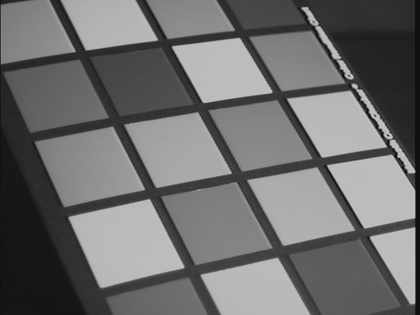
%> input picture HW1_Image Filtering and Hough Transform/data/img01.jpg, 420 x 315 px, shrunk from 640 x 480 before the run; its folder holds only this picture in this run
$ octave houghScript.m   (GNU Octave 9; MATLAB toolbox functions it lacks are replaced by stand-ins)
%> lines starting %> are read from the running program, lines starting %| are printed output that depends on the picture; in (x1, y1, x2, y2) boxes, pixels count from 0 and x2, y2 are one past the last pixel; in counts of white or black regions, pixels touching at a corner belong together; the program's own positions count from 1
### HW1_Image Filtering and Hough Transform/matlab/myImageFilter.m
function [img1] = myImageFilter(img0, h)

    % uncomment to compare to your implementation
    % img1 = conv2(img0, h);

    [img_x, img_y] = size(img0);

    % mirror the filter
    h_rot = rot90(h,2);
    [h_x, h_y] = size(h_rot);


    % padding input image by repeating border elements of array
    center = floor((size(h)-1)/2);
    pad_img0 = padarray(img0,[center(1), center(2)],'replicate');
    % or zero padding
    % pad_img0 = padarray(img0,[center(1), center(2)],0,'both');

    % compute convolution by vectorization
    % Matrix multiplication instead of loops by columnizing
    img_col = im2col(pad_img0, [h_x, h_y]);
    h_col = h_rot(:);
    h_col_rep= repmat(h_col, [1,size(img_col,2)]);
    out = sum(img_col .* h_col_rep);
    img1 = reshape(out, [img_x, img_y]);


    % [12 lines of commented-out code are left out]

end

### HW1_Image Filtering and Hough Transform/matlab/myEdgeFilter.m
function [img1] = myEdgeFilter(img0, sigma)

    % uncomment to compare to your implementation
    % img1 = edge(img0, 'Canny');


    % smoothing filter
    hsize = 2 * ceil(3 * sigma) + 1;
    gaussian_filter = fspecial('gaussian', hsize, sigma);
    % smooth out the image
    smooth_img = myImageFilter(img0, gaussian_filter);

    % Sobel filters
    vertical_sobel_filter = fspecial('sobel');
    horizontal_sobel_filter = transpose(vertical_sobel_filter);

    % finding image gradients in x and y directions
    imgx = myImageFilter(smooth_img, horizontal_sobel_filter);
    imgy = myImageFilter(smooth_img, vertical_sobel_filter);

    % gradient magnitude
    magnitude = sqrt(imgx.^2 + imgy.^2);


    % check thick edges results
    % figure;
    % imshow(magnitude, [min(min(magnitude)) max(max(magnitude))]);

    % Try to extract thin edges that have a single pixel width by
    % non-maximum suppression

    % gradient direction in degrees
    % https://www.mathworks.com/help/matlab/ref/atan2d.html
    direction = atan2d(imgy,imgx);


    % 0 and 180 degree -> 0
    % 45 and -135 degree -> 1
    % 90 and -90 degree -> 2
    % 135 and -45 degree -> 3
    direction = round(direction/45);
    direction(direction < 0) = direction(direction < 0) + 4;
    direction( direction == 4) = 0;


    % non-maximum suppression
    % move a 3 × 3  filter over the image
    % r and l are two directions in each angle
    filter_0_r = [0  0  0;
                  0 -1  1;
                  0  0  0];

    filter_0_l = [0  0  0;
                  1 -1  0;
                  0  0  0];

    filter_45_r = [0  0  1;
                   0 -1  0;
                   0  0  0];

    filter_45_l = [0  0  0;
                   0 -1  0;
                   1  0  0];

    filter_90_r = [0  1  0;
                  0 -1  0;
                  0  0  0];

    filter_90_l = [0  0  0;
                   0 -1  0;
                   0  1  0];

    filter_135_r = [1  0  0;
                   0 -1  0;
                   0  0  0];

    filter_135_l = [0  0  0;
                   0 -1  0;
                   0  0  1];


    % compute gradient magnitude difference in each direction for every
    % point
    img_0_r = myImageFilter(magnitude, filter_0_r);
    img_0_l = myImageFilter(magnitude, filter_0_l);

    img_45_r = myImageFilter(magnitude, filter_45_r);
    img_45_l = myImageFilter(magnitude, filter_45_l);

    img_90_r = myImageFilter(magnitude, filter_90_r);
    img_90_l = myImageFilter(magnitude, filter_90_l);

    img_135_r = myImageFilter(magnitude, filter_135_r);
    img_135_l = myImageFilter(magnitude, filter_135_l);


    % index_i: store indexed where the angle equals to
    index_0 = (direction==0);
    index_45 = (direction==1);
    index_90 = (direction==2);
    index_135 = (direction==3);


    % we store maximum magnitude difference in every point based on the
    % relative direction
    NMS_img = zeros(size(magnitude));

    NMS_img(index_0) = max(img_0_r(index_0), img_0_l(index_0));
    NMS_img(index_45) = max(img_45_r(index_45), img_45_l(index_45));
    NMS_img(index_90) = max(img_90_r(index_90), img_90_l(index_90));
    NMS_img(index_135) = max(img_135_r(index_135), img_135_l(index_135));

    % if the maximum is negetive then keep the original value, else set its
    % value to zero
    img1 = zeros(size(magnitude));
    img1(NMS_img<0) = magnitude(NMS_img<0);


end


### HW1_Image Filtering and Hough Transform/matlab/myHoughTransform.m
function [H, rhoScale, thetaScale] = myHoughTransform(Im, threshold, rhoRes, thetaRes)
     Im(Im<threshold) = 0;
    % uncomment to compare to your implementation
    % [H, thetaScale, rhoScale] = hough(Im);
%     Im = flipud(Im);

    % Parameterize lines in terms of theta and rho such that
    % rho = x cos(theta) + y sin(theta)
    % 0 < theta < pi
    % -M < rho < M

    % M can be maximum equal to the diagonal of the image
    % sqrt(width^2 + height^2)
    [width, height] = size(Im);
    M = norm([width height]);
    % M = sqrt(img_x.^2 + img_y.^2);

    % Quantitize rho and theta
    rhoScale = -M:rhoRes:M;
    thetaScale = 0:thetaRes:pi;

    H = zeros(numel(rhoScale), numel(thetaScale));

    % Find indices and values of nonzero elements (find edge pixels)
    [x_index, y_index] = find(Im);


    % allocate space for the accumulator array and initialize to zero
      num_pixel_edge = numel(x_index);
      accumulator = zeros(num_pixel_edge, numel(thetaScale));

   % transform the image from [x,y] to [rho,theta]
    accumulator = y_index*cos(thetaScale)+x_index*sin(thetaScale);
    H = hist(accumulator, rhoScale);


end


### HW1_Image Filtering and Hough Transform/matlab/nonMaximalSuppression.m
function [NMS] = nonMaximalSuppression(X)

    % non-maximum suppression
    % move a 3 × 3  filter over the image

    filter_1 = [1  0  0;
                0 -1  0;
                0  0  0];

    filter_2 = [0  1  0;
                0 -1  0;
                0  0  0];

    filter_3 = [0  0  1;
                0 -1  0;
                0  0  0];

    filter_4 = [0  0  0;
                1 -1  0;
                0  0  0];

    filter_6 = [0  0  0;
                0 -1  1;
                0  0  0];

    filter_7 = [0  0  0;
                0 -1  0;
                1  0  0];

    filter_8 = [0  0  0;
                0 -1  0;
                0  1  0];

    filter_9 = [0  0  0;
                0 -1  0;
                0  0  1];

    % compute gradient magnitude difference in each direction for every
    % point
    X_1 = myImageFilter(X, filter_1);
    X_2 = myImageFilter(X, filter_2);
    X_3 = myImageFilter(X, filter_3);
    X_4 = myImageFilter(X, filter_4);
    X_6 = myImageFilter(X, filter_6);
    X_7 = myImageFilter(X, filter_7);
    X_8 = myImageFilter(X, filter_8);
    X_9 = myImageFilter(X, filter_9);

    NMS_X = zeros(size(X));

    NMS_X = max(X_1, X_2);
    NMS_X = max(NMS_X, X_3);
    NMS_X = max(NMS_X, X_4);
    NMS_X = max(NMS_X, X_6);
    NMS_X = max(NMS_X, X_7);
    NMS_X = max(NMS_X, X_8);
    NMS_X = max(NMS_X, X_9);


    % if the maximum is negetive then keep the original value, else set its
    % value to zero
    NMS = zeros(size(X));
    NMS(NMS_X<0) = X(NMS_X<0);

end

### HW1_Image Filtering and Hough Transform/matlab/myHoughLines.m
function [rhos, thetas] = myHoughLines(H, nLines)
    % uncomment to compare to your implementation
%     peaks = houghpeaks(H, nLines);
%     rhos = peaks(:,1);
%     thetas = peaks(:,2);


    rhos = zeros(nLines,1);
    thetas = zeros(nLines,1);

    nms_H = nonMaximalSuppression(H);

    % return the first n maxima
    for i = 1: nLines
        [x, y] = find(nms_H == max(max(nms_H)),1);
        rhos(i) = x;
        thetas(i) = y;
        nms_H(x, y) = -Inf;
    end


end


### HW1_Image Filtering and Hough Transform/matlab/drawLine.m
function [ img ] = drawLine( img, start, stop )

delta = 0.05 / norm(stop-start);

t = 0:delta:1;

x = start(1) + t * ( stop(1) - start(1) );
y = start(2) + t * ( stop(2) - start(2) );

if(ndims(img) == 2)
    img = repmat(img,[1 1 3]);
end

if (ischar(img))
    img = double(img) / 255;
end

x = round(x);
y = round(y);

idx = y + (x-1) * size(img,1);
img(idx) = 0;
img(idx +   size(img,1) * size(img,2)) = 1;
img(idx + 2*size(img,1) * size(img,2)) = 0;

end

### HW1_Image Filtering and Hough Transform/matlab/houghScript.m
clear;

datadir     = '../data';    %the directory containing the images % change it to '../ec/images' for ec
resultsdir  = '../results'; %the directory for dumping results % change it to '../ec/results' for ec

%parameters
sigma     = 2;
threshold = 0.13;
rhoRes    = 2;
thetaRes  = pi/90;
nLines    = 50;
%end of parameters

imglist = dir(sprintf('%s/*.jpg', datadir));

for i = 1:numel(imglist)

    %read in images%
    [path, imgname, dummy] = fileparts(imglist(i).name);
    img = imread(sprintf('%s/%s', datadir, imglist(i).name));
%> img is the input picture: size 315x420 uint8; min 6, max 207, mean 109.7

    if (ndims(img) == 3)
        img = rgb2gray(img);
    end

    img = double(img) / 255;
%> img: size 315x420 double

      % ________________________ Task2.1: Convolution _______________________

%      h = [0 -1 0;
%          -1 4 -1;
%          0 -1 0];
%
%      h = ones(11)/121;
%      h =fspecial('gaussian',11,4);
%
%
%      [img1] = myImageFilter(img, h);
%      fname = sprintf('%s/Convolution/Convolution_%s.png',resultsdir, imgname);
%      imwrite(img, fname);

      %actual Hough line code function calls%

      % ______________________ Task2.2: Edge Detection ______________________

      [Im] = myEdgeFilter(img, sigma);
%> in myEdgeFilter, `direction( direction == 4) = 0;`:
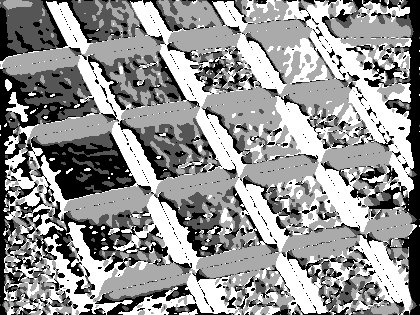
%> direction: size 315x420 double; min 0, max 3, mean 1.74; drawn with min black and max white
%> in myEdgeFilter, `index_0 = (direction==0);`:
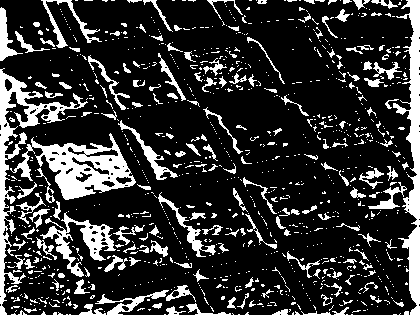
%> index_0: size 315x420 logical; 19.9% white; 1022 white regions (846 under 20 px), largest, box (x1, y1, x2, y2) and area: (10, 133, 136, 200) 3343, (393, 0, 420, 315) 3242, (0, 68, 88, 315) 3036
%> in myEdgeFilter, `index_45 = (direction==1);`: index_45: size 315x420 logical; 16.9% white; 1037 white regions (857 under 20 px), largest, box (x1, y1, x2, y2) and area: (0, 0, 59, 53) 1817, (2, 65, 91, 107) 1674, (122, 118, 213, 176) 1541
%> in myEdgeFilter, `index_90 = (direction==2);`: index_90: size 315x420 logical; 32.9% white; 776 white regions (650 under 20 px), largest, box (x1, y1, x2, y2) and area: (196, 212, 362, 300) 4489, (240, 0, 355, 126) 4276, (201, 68, 282, 150) 2717
%> in myEdgeFilter, `index_135 = (direction==3);`: index_135: size 315x420 logical; 30.3% white; 675 white regions (564 under 20 px), largest, box (x1, y1, x2, y2) and area: (283, 0, 414, 198) 6384, (78, 55, 203, 273) 4466, (267, 96, 376, 232) 3838
%> in myEdgeFilter, `NMS_img(index_45) = max(img_45_r(index_45), img_45_l(index_45));`:
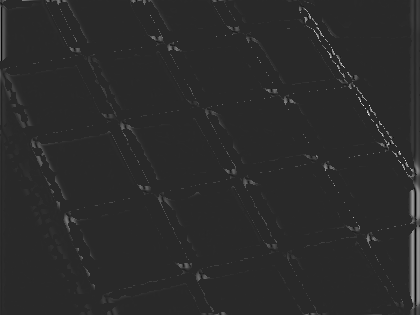
%> NMS_img: size 315x420 double; min -0.107, max 0.553, mean 0.00559; drawn with min black and max white
%> in myEdgeFilter, `img1(NMS_img<0) = magnitude(NMS_img<0);`:
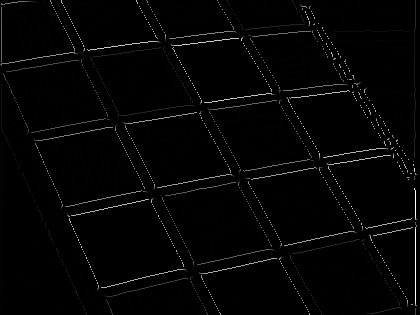
%> img1: size 315x420 double; min 0, max 1.03, mean 0.0162; drawn with min black and max white

      % ______________________ Task2.3: Hough Transform _____________________

      [H,rhoScale,thetaScale] = myHoughTransform(Im, threshold, rhoRes, thetaRes);
%> in myHoughTransform, `Im(Im<threshold) = 0;`: Im: size 315x420 double; 7.19% of pixels changed, all inside (x1, y1, x2, y2) = (1, 0, 416, 315)
%> in myHoughTransform, `[x_index, y_index] = find(Im);`: x_index = 3926 values from 1 to 315; y_index = 3926 values from 1 to 417
%> in myHoughTransform, `num_pixel_edge = numel(x_index);`: num_pixel_edge = 3926
%> in myHoughTransform, `H = hist(accumulator, rhoScale);`:
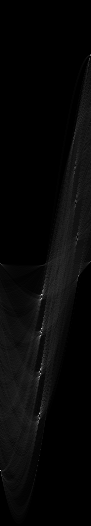
%> H: size 526x91 double; min 0, max 211, mean 7.5
%> rhoScale = 526 values from -525 to 525; thetaScale = 91 values from 0 to 3.14

      % ______________________ Task2.4: Finding Lines _______________________

         [rhos, thetas] = myHoughLines(H, nLines);
%> in myImageFilter (call 16), `img1 = reshape(out, [img_x, img_y]);`:
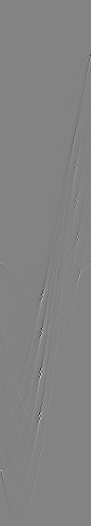
%> img1: size 526x91 double; min -184, max 174, mean 0; drawn with min black and max white
%> in nonMaximalSuppression, `NMS_X = max(NMS_X, X_6);`:
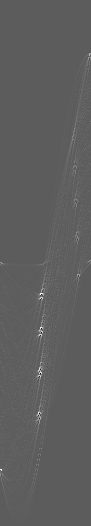
%> NMS_X: size 526x91 double; min -111, max 195, mean 2.1; drawn with min black and max white
%> the loop in myHoughLines, `for i = 1: nLines` made 50 passes
%> (x, y) on passes 1 to 12: (295, 42), (329, 42), (374, 41), (414, 40), (299, 42), (336, 41), (333, 42), (377, 40), (370, 41), (372, 40), (419, 40), (416, 39)
%> after the loop in myHoughLines, `for i = 1: nLines`: rhos = 50 values, max 476 at index 33, min 59 at index 31, mean 314.9; thetas = 50 values, max 90 at index 31, min 2 at index 33, mean 49.98


     % ________ Task2.5: Fitting line segments for visualization ___________
       lines = houghlines(Im>threshold, 180*(thetaScale/pi), rhoScale, [rhos,thetas],'FillGap',5,'MinLength',10);
%> lines = 36 lines; longest, point1 to point2 (x, y): (162, 196) to (194, 264), (327, 164) to (363, 228), (116, 128) to (147, 193), (280, 101) to (314, 161), (171, 45) to (205, 103), (236, 183) to (269, 241)


    %everything below here just saves the outputs to files%
    % fname = sprintf('%s/%s_00img.png', resultsdir, imgname);
    % imwrite(img, fname);
    fname = sprintf('%s/%s_01edge.png', resultsdir, imgname);
    imwrite(sqrt(Im/max(Im(:))), fname);
    fname = sprintf('%s/%s_02threshold.png', resultsdir, imgname);
    imwrite(Im > threshold, fname);
    fname = sprintf('%s/%s_03hough.png', resultsdir, imgname);
    imwrite(H/max(H(:)), fname);
    fname = sprintf('%s/%s_04lines.png', resultsdir, imgname);

% [5 lines of commented-out code are left out]


    img2 = img;
    for j=1:numel(lines)
       img2 = drawLine(img2, lines(j).point1, lines(j).point2);
    end
%> this loop made 36 passes
%> delta in drawLine on passes 1 to 12: 0.005, 0.005, 0.005, 0.00243, 0.00309, 0.00455, 0.005, 0.0028, 0.000694, 0.00132, 0.00357, 0.000725

    imwrite(img2, fname);
end

$ run again, on HW1_Image Filtering and Hough Transform/data/img05.jpg
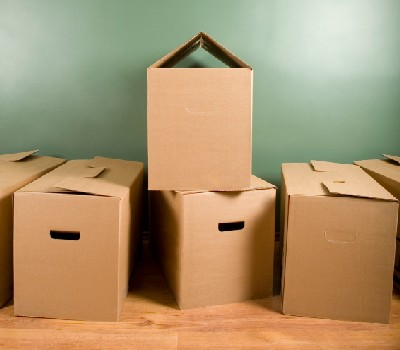
%> input picture HW1_Image Filtering and Hough Transform/data/img05.jpg, 400 x 350 px
%> img is the input picture: size 350x400x3 uint8; mean R, G, B 171.7, 147.3, 110
%> pad_img0: size 352x402 double
%> in myEdgeFilter, `index_0 = (direction==0);`:
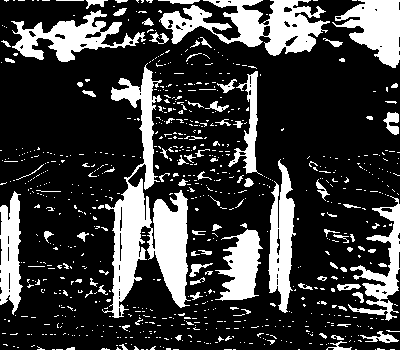
%> index_0: size 350x400 logical; 23.9% white; 790 white regions (697 under 20 px), largest, box (x1, y1, x2, y2) and area: (102, 63, 191, 318) 7907, (159, 0, 330, 56) 4553, (11, 10, 146, 62) 2696
%> index_45: size 350x400 logical; 24.7% white; 756 white regions (600 under 20 px), largest, box (x1, y1, x2, y2) and area: (0, 37, 142, 148) 7152, (326, 23, 400, 158) 5708, (291, 203, 394, 323) 5026
%> index_90: size 350x400 logical; 35.2% white; 314 white regions (231 under 20 px), largest, box (x1, y1, x2, y2) and area: (0, 62, 400, 350) 25952, (257, 0, 400, 289) 11467, (181, 158, 272, 240) 1791
%> index_135: size 350x400 logical; 16.2% white; 719 white regions (566 under 20 px), largest, box (x1, y1, x2, y2) and area: (182, 26, 325, 122) 4233, (6, 0, 140, 46) 2850, (351, 165, 400, 204) 726
%> Im: size 350x400 double; min 0, max 1.1, mean 0.00908
%> x_index = 3010 values from 34 to 349; y_index = 3010 values from 1 to 400
%> num_pixel_edge = 3010
%> `[H,rhoScale,thetaScale] = myHoughTransform(Im, threshold, rhoRes, thet..`: rhoScale = 532 values from -531.5 to 530.5; thetaScale = 91 values from 0 to 3.14
%> pad_img0: size 534x93 double
%> in nonMaximalSuppression, `NMS_X = max(NMS_X, X_6);`:
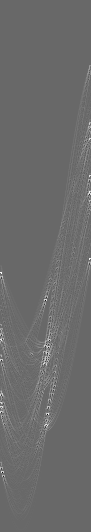
%> NMS_X: size 532x91 double; min -82, max 118, mean 2.3; drawn with min black and max white
%> the loop in myHoughLines, `for i = 1: nLines` made 50 passes
%> (x, y) on passes 1 to 8: (365, 45), (354, 48), (348, 49), (426, 47), (341, 50), (360, 47), (415, 48), (413, 2)
%> after the loop in myHoughLines, `for i = 1: nLines`: rhos = 50 values, max 477 at index 34, min 195 at index 14, mean 365.8; thetas = 50 values, max 90 at index 14, min 2 at index 8, mean 38.82
%> lines = 86 lines; longest, point1 to point2 (x, y): (333, 193) to (390, 199), (315, 319) to (371, 323), (14, 245) to (14, 301), (344, 194) to (398, 201), (326, 196) to (378, 203), (14, 200) to (14, 244)
%> the loop `for j=1:numel(lines)` made 86 passes
%> delta in drawLine on passes 1 to 8: 0.005, 0.00313, 0.0025, 0.0049, 0.005, 0.00161, 0.005, 0.00356

$ run again, on HW1_Image Filtering and Hough Transform/data/img07.jpg
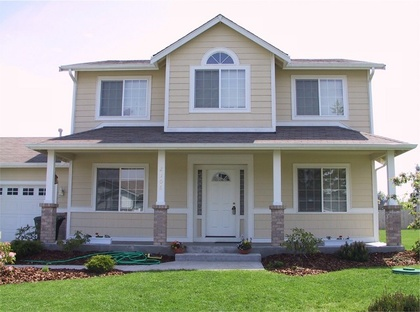
%> input picture HW1_Image Filtering and Hough Transform/data/img07.jpg, 420 x 312 px, shrunk from 640 x 476 before the run
%> img is the input picture: size 312x420x3 uint8; mean R, G, B 155, 157, 150
%> pad_img0: size 314x422 double
%> index_0: size 312x420 logical; 24.5% white; 1091 white regions (978 under 20 px), largest, box (x1, y1, x2, y2) and area: (258, 4, 420, 143) 6473, (181, 157, 260, 239) 2951, (0, 68, 85, 131) 2340
%> index_45: size 312x420 logical; 17.1% white; 1265 white regions (1044 under 20 px), largest, box (x1, y1, x2, y2) and area: (138, 4, 219, 75) 2382, (1, 3, 58, 37) 852, (92, 4, 129, 54) 597
%> index_90: size 312x420 logical; 44.1% white; 563 white regions (451 under 20 px), largest, box (x1, y1, x2, y2) and area: (0, 95, 417, 312) 33233, (0, 27, 162, 98) 3849, (286, 42, 405, 100) 3397
%> index_135: size 312x420 logical; 14.3% white; 1379 white regions (1182 under 20 px), largest, box (x1, y1, x2, y2) and area: (221, 9, 304, 74) 2281, (301, 224, 366, 252) 632, (68, 161, 87, 207) 349
%> Im: size 312x420 double; min 0, max 0.957, mean 0.0197
%> x_index = 7746 values from 14 to 312; y_index = 7746 values from 1 to 420
%> num_pixel_edge = 7746
%> `[H,rhoScale,thetaScale] = myHoughTransform(Im, threshold, rhoRes, thet..`: rhoScale = 524 values from -523.2 to 522.8; thetaScale = 91 values from 0 to 3.14
%> pad_img0: size 526x93 double
%> in myImageFilter (call 19), `img1 = reshape(out, [img_x, img_y]);`:
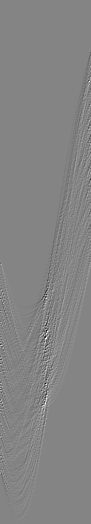
%> img1: size 524x91 double; min -162, max 150, mean 0; drawn with min black and max white
%> the loop in myHoughLines, `for i = 1: nLines` made 50 passes
%> (x, y) on passes 1 to 8: (338, 46), (384, 46), (331, 47), (405, 43), (395, 46), (333, 46), (298, 46), (398, 46)
%> after the loop in myHoughLines, `for i = 1: nLines`: rhos = 50 values, max 408 at index 20, min 81 at index 16, mean 350.1; thetas = 50 values, max 89 at index 16, min 3 at index 25, mean 45.86
%> lines = 117 lines; longest, point1 to point2 (x, y): (16, 265) to (84, 265), (104, 127) to (165, 127), (293, 69) to (349, 69), (206, 132) to (262, 132), (200, 242) to (241, 242), (291, 75) to (331, 76)
%> the loop `for j=1:numel(lines)` made 117 passes
%> delta in drawLine on passes 1 to 8: 0.00294, 0.00172, 0.00167, 0.00357, 0.00385, 0.00217, 0.00172, 0.00278
